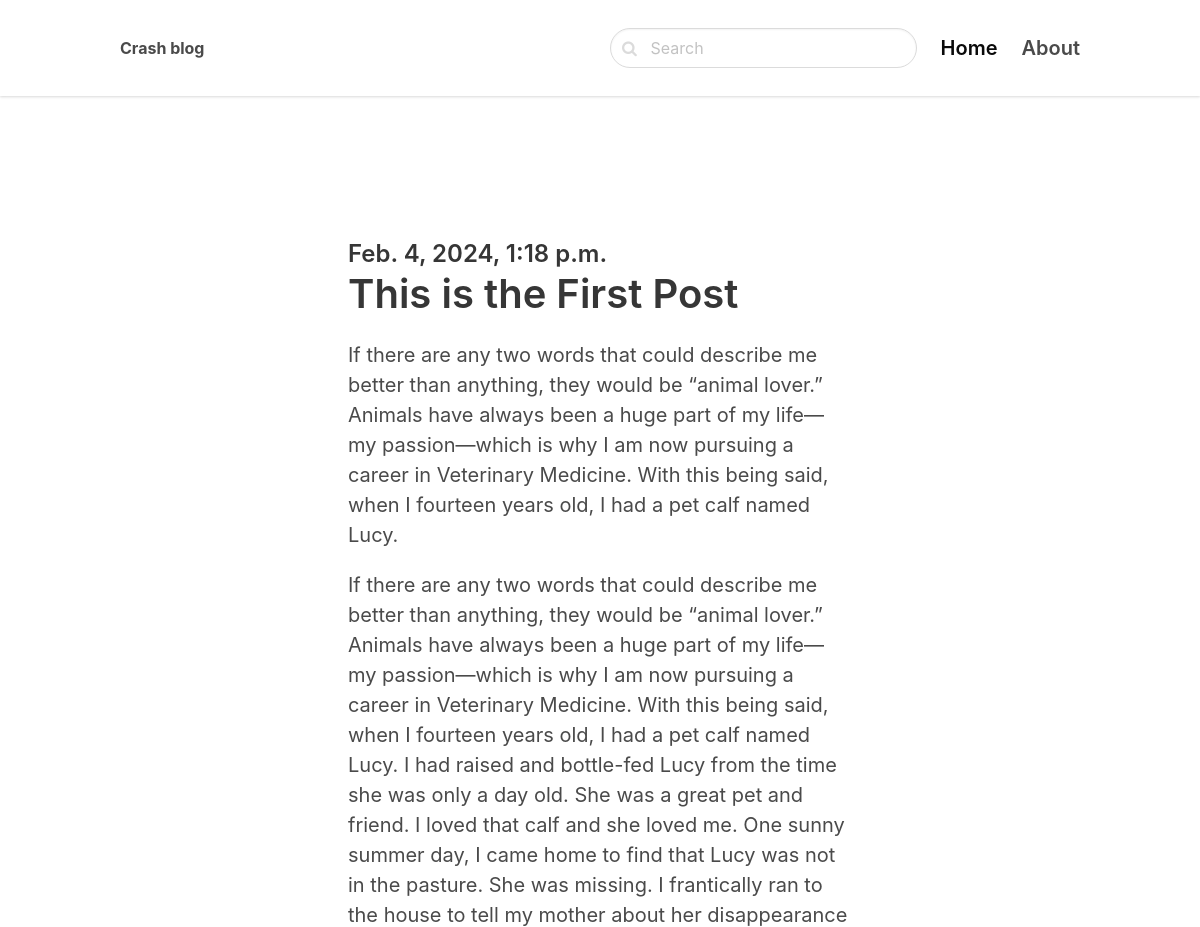
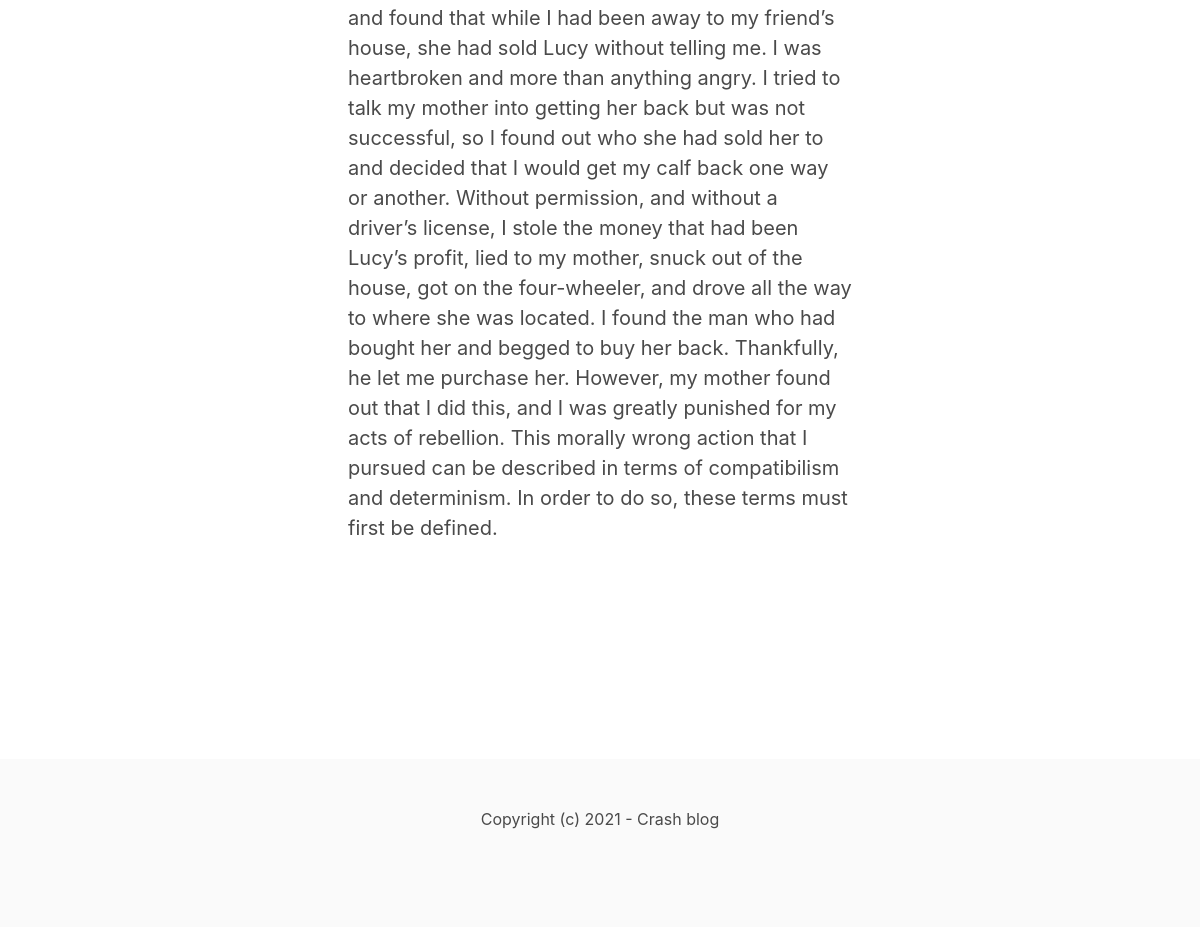
Screenshot of /This-is-the-first-post/ with the database file from the repository (2 pictures, top to bottom).
### blog/models.py (models this page shows)
class Post(models.Model):
    title = models.CharField(max_length=255)
    slug = models.SlugField()
    intro =models.TextField()
    body = models.TextField()
    created_at=models.DateTimeField(auto_now_add=True)
    class Meta:
        ordering = ('-created_at',)

### blog/views.py (the view)
# urls.py: path('<slug:slug>/', views.detail, name='post_detail'),
def detail(request, slug):
    post = get_object_or_404(Post, slug=slug)
    return render(request,'blog/detail.html',{'post': post})

### blog/templates/blog/detail.html (shortened to what this page needs)
{% extends 'core/base.html' %}
{% block content %}
<section class="hero">
    <div class="hero-body">
        <div class="container">
            <section class="section">
                <div class="columns">
                    <div class="column is-8 is-offset-2">
                        <div class="content is-medium">
                            <h2 class="subtitle is-4"> {{post.created_at}}</h2>
                            <h1 class="title">{{ post.title }}</h1>
                            <p>{{ post.intro }}</p>
                            <p>{{ post.body }}</p>
                        </div>
                        <br>
                        <br>
                    </div>
                </div>
            </section>
        </div>
    </div>
</section>
{% endblock %}

### rows the page displays
Post: created_at "Feb. 4, 2024, 1:18 p.m.", title "This is the First Post", intro "If there are any two words that could describe me better than anything, they would be “animal lover.” Animals have always been a huge part of my life—my passion—which is why I am now pursuing a career in Veterinary Medicine. With this being said, when I fourteen years old, I had a pet calf named Lucy.", body "If there are any two words that could describe me better than anything, they would be “animal lover.” Animals have always been a huge part of my life—my passion—which is why I am now pursuing a career in Veterinary Medicine. With this being said, when I fourteen years old, I had a pet calf named Lucy. I had raised and bottle-fed Lucy from the time she was only a day old. She was a great pet and friend. I loved that calf and she loved me. One sunny summer day, I came home to find that Lucy was not in the pasture. She was missing. I frantically ran to the house to tell my mother about her disappearance and found that while I had been away to my friend’s house, she had sold Lucy without…"
